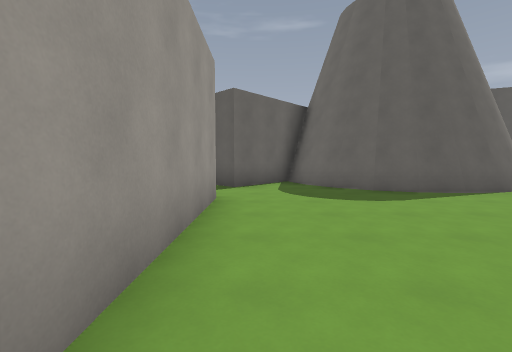
[1] (above)

23 first-person views from a walk through a 3-D level made in the Godot game engine. The camera is 1.5 m above the floor, tilts 4° down and sees 90° across. The floor is counted in squares, 2 m on a side. Each view is taken from the middle of a square. On the plan, view 1 faces up. The plan holds only what a view shows up to about 9 squares ahead; the rest is blank. The place goes on beyond the plan. Surface patterns are stand-ins for the level's own textures.

[2]
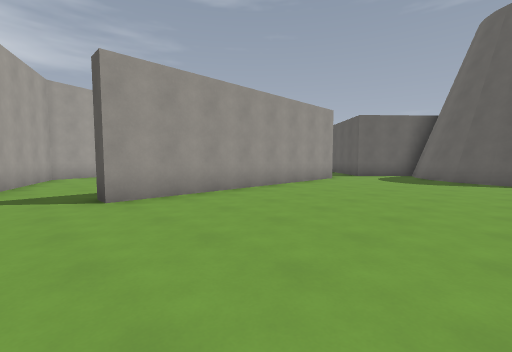

[3]
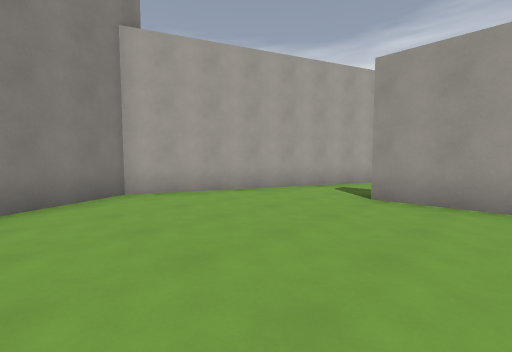

[4]
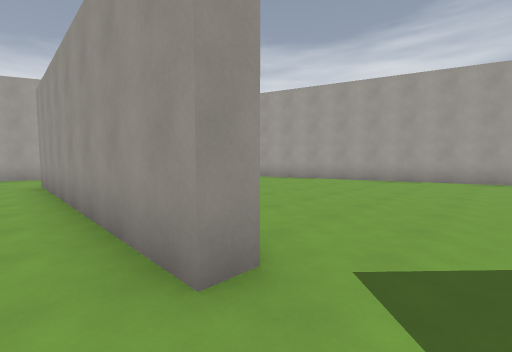

[5]
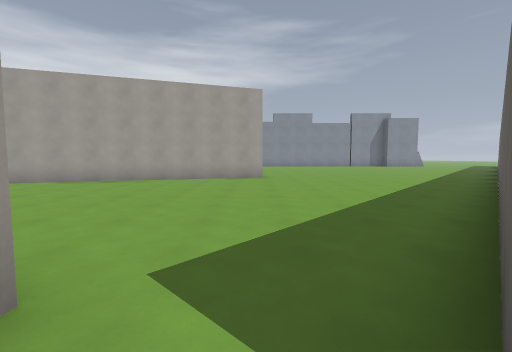

[6]
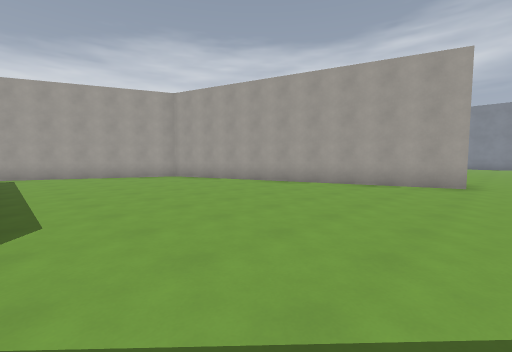

[7]
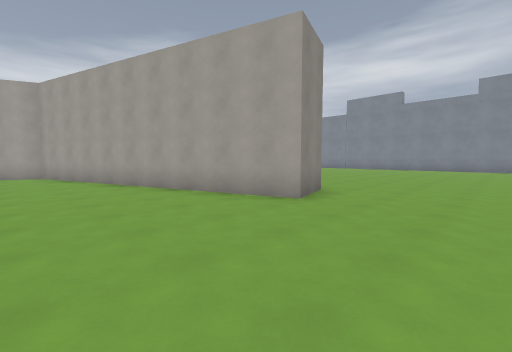

[8]
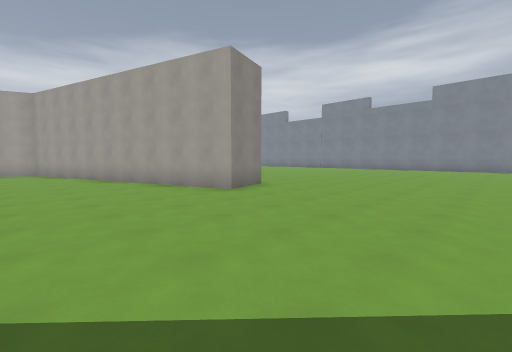

[9]
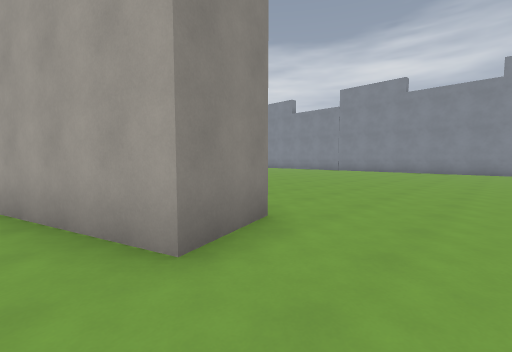

[10]
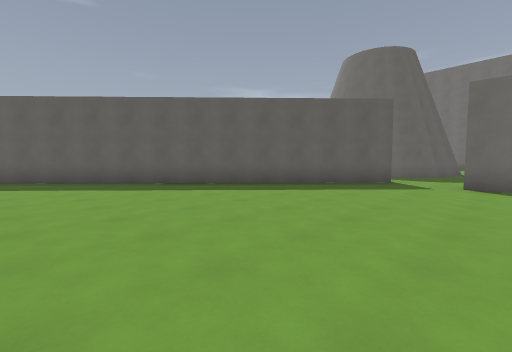

[11]
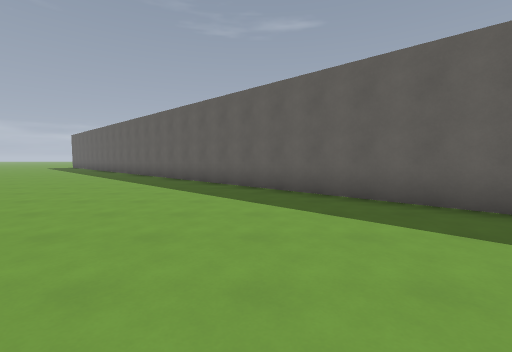

[12]
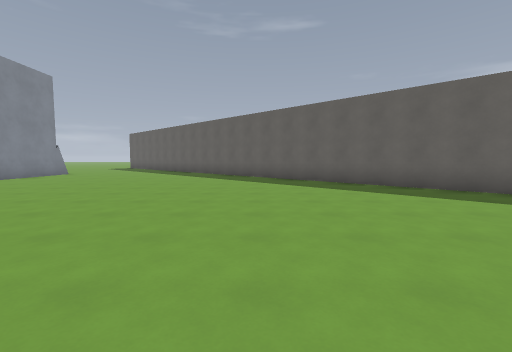

[13]
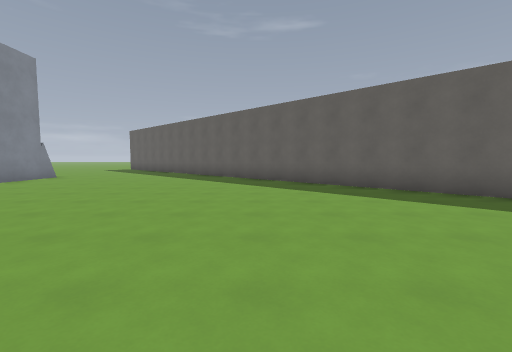

[14]
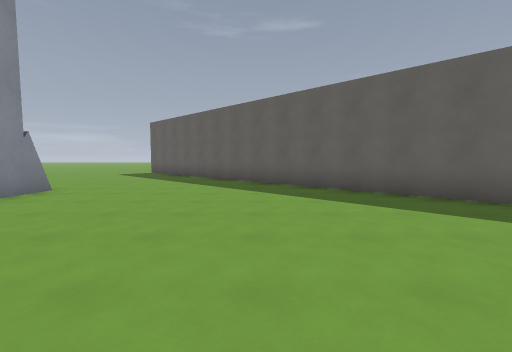

[15]
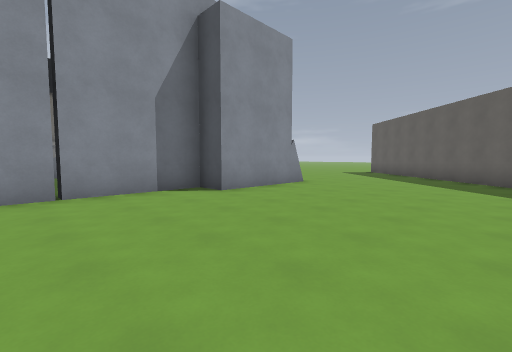

[16]
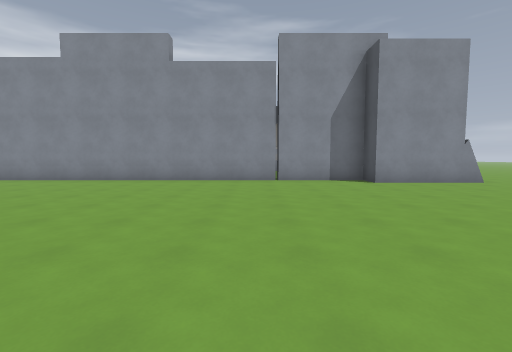

[17]
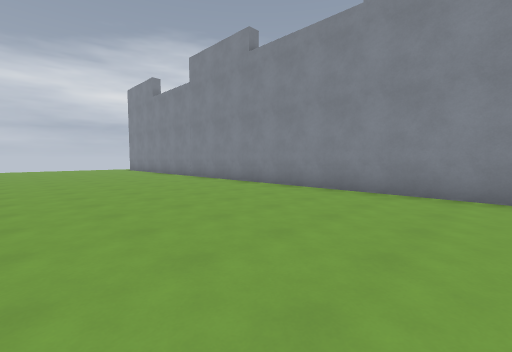

[18]
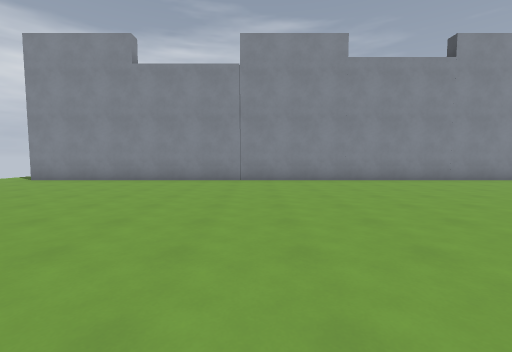

[19]
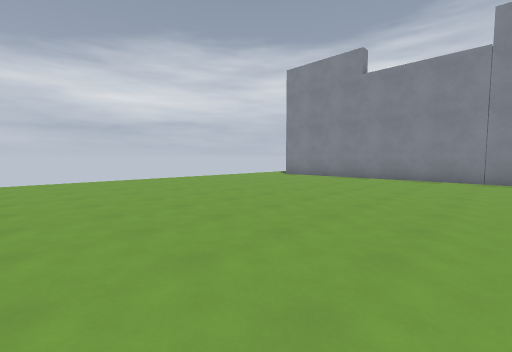

[20]
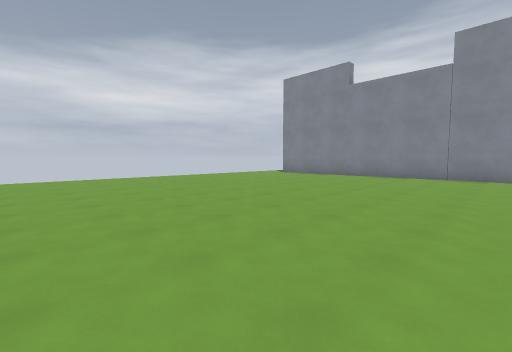

[21]
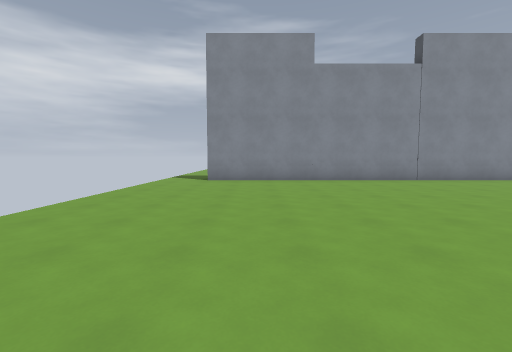

[22]
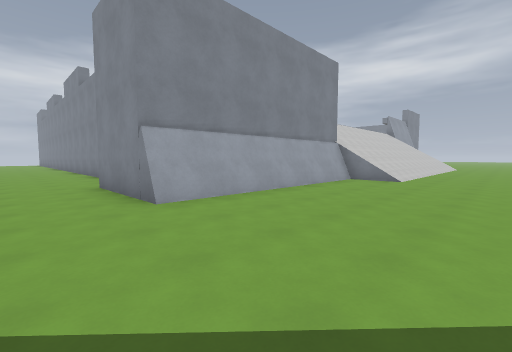

[23]
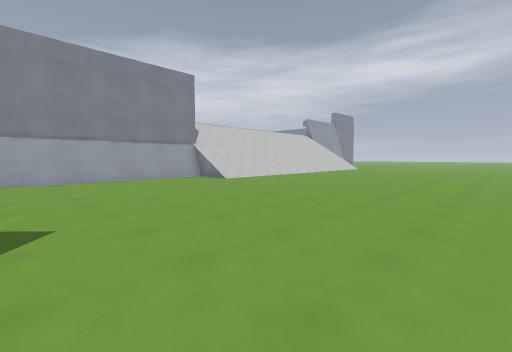

### Floor plan
Points are (right, up) in squares from view 1. A wall is a line through its corners. A room is listed if a view was taken in it or the views show most of it. See-through windows are left out.
Room 1 (views 1, 2, 3, 4, 5)
walls: (-0.7, 4.8) (-0.7, -2.8); (3.7, 5.7) (2.7, 6.1); (-0.7, -5.4) (2.2, -6.6) (4.1, -5.6); (4.5, 5.6) (3.5, 5.7); (2.9, 6.1) (2.1, 6.7); (2.1, 6.6) (1.5, 7.4); (1.6, 7.3) (1.3, 8.2); (1.3, 8.5) (-0.6, 6.6)
ways out: opening at (-1, -4) to room 2; opening at (-1, 5.5) to room 2
Room 2 (views 6, 7, 8, 9, 10, 11, 12, 13, 14, 15, 16, 17, 18, 19, 20, 21, 22, 23)
walls: (-11.5, 5.8) (-9.9, 6.2) (-7.1, -2.8) (-0.7, -5.4); (-1.2, 3.9) (-1.2, 4.8) (-0.7, 4.8); (-0.6, 6.6) (-20, 24.9); (-29.5, 20.8) (-22.8, 20.8) (-22.8, 17.6) (-23.7, 17.6) (-23.7, -6.6); (-0.7, -2.8) (-1.2, -2.8)
ways out: opening at (-1, -4) to room 1; opening at (-1, 5.5) to room 1; opening at (-24, -7.5)

Positions as (right, up) in squares from view 1, and headings:
1: (0, 0), facing up
2: (4, -4), facing up-left
3: (4, -1), facing down-left
4: (0, 6), facing down-left
5: (0, 6), facing left
6: (-2, 7), facing down-left
7: (-6, 9), facing down-left
8: (-6, 11), facing down-left
9: (-9, 8), facing down-left
10: (-9, 4), facing up-right
11: (-9, 8), facing up
12: (-14, 9), facing up
13: (-15, 11), facing up
14: (-18, 15), facing up
15: (-18, 14), facing up-left
16: (-15, 14), facing left
17: (-18, 10), facing down-left
18: (-15, 1), facing left
19: (-14, 1), facing down-left
20: (-13, 2), facing down-left
21: (-15, -5), facing left
22: (-21, 25), facing down-left
23: (-24, 30), facing down-left
